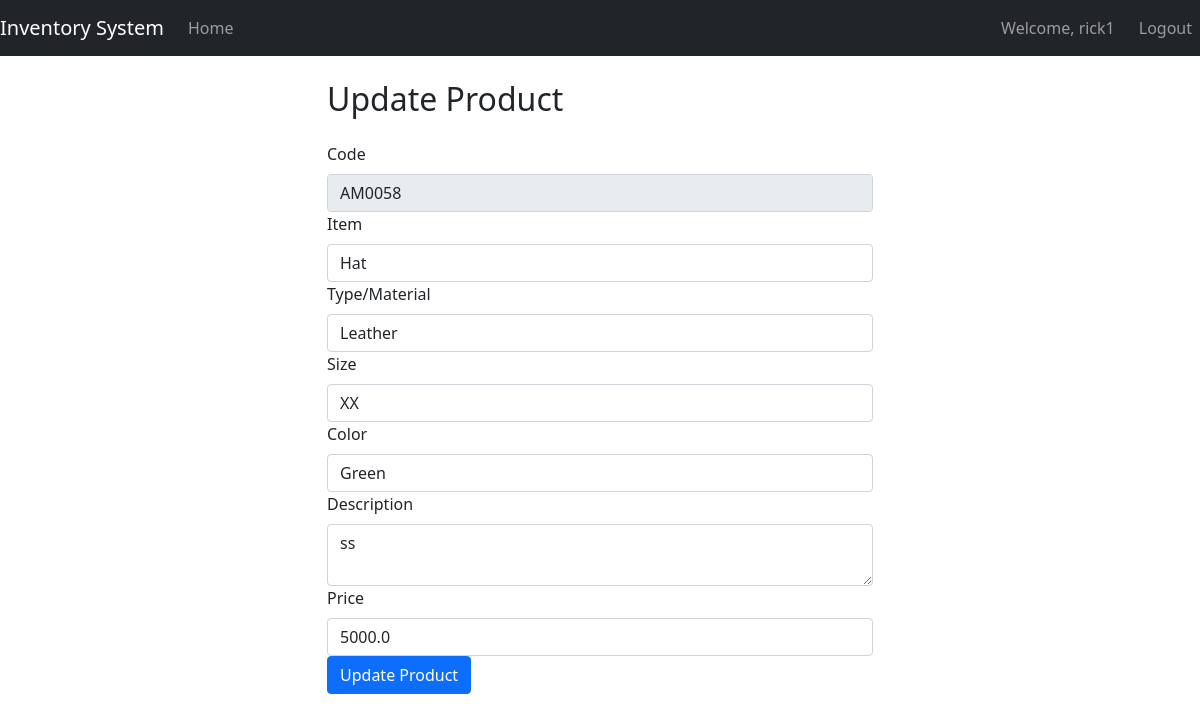
/update_product/AM0058 (signed in), run on an earlier commit of the app's database.
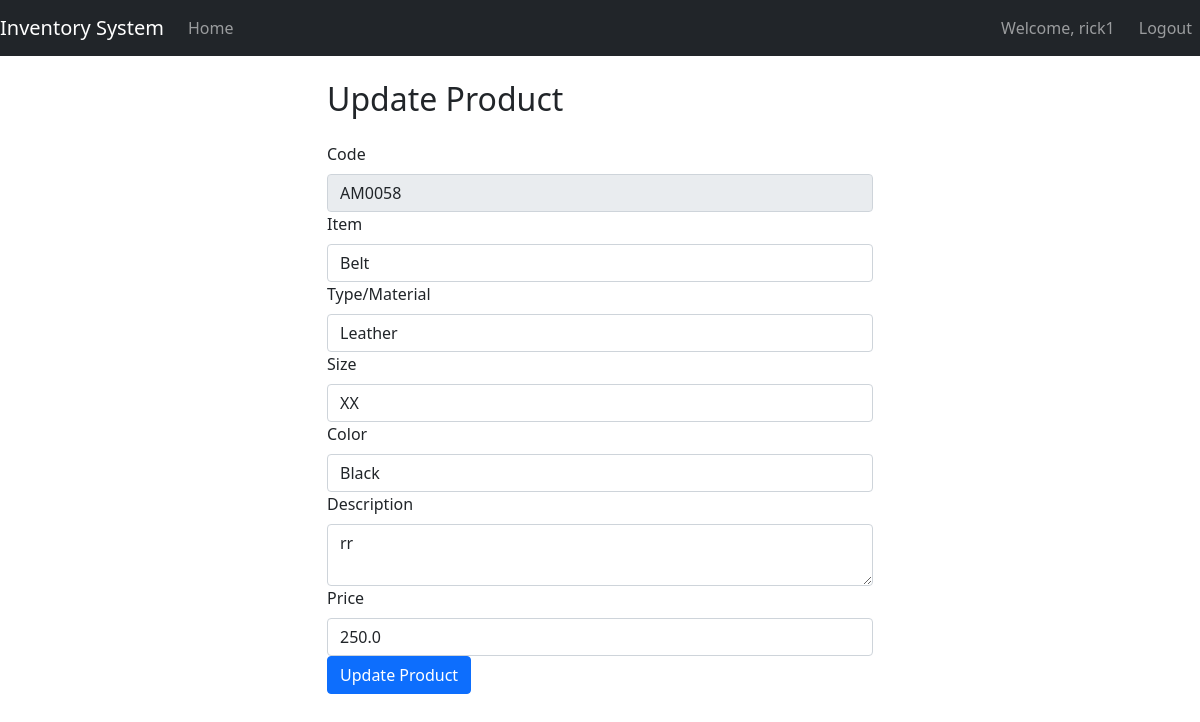
And on a later commit of the database.
### STORE/models.py (models this page shows, shortened)
class Product(db.Model):
    code = db.Column(db.String(20), primary_key=True, unique=True, nullable=False, index=True)  # Index added to code column
    item = db.Column(db.String(100), nullable=False)
    type_material = db.Column(db.String(100), nullable=False)
    size = db.Column(db.String(20), nullable=False)
    color = db.Column(db.String(50), nullable=False)
    description = db.Column(db.Text, nullable=False)
    price = db.Column(db.Float, nullable=False)
    quantity = db.Column(db.Integer, nullable=False, default=1)  # Default quantity set to 1
    sales = relationship('Sale', backref='product', lazy=True)  # Relationship with Sale model

### STORE/routes.py (the view)
@app.route('/update_product/<string:code>', methods=['GET', 'POST'])
@login_required
def update_product(code):
    product = Product.query.filter_by(code=code).first_or_404()
    form = ProductForm(obj=product)
    if form.validate_on_submit():
        form.populate_obj(product)
        db.session.commit()
        flash('Product updated successfully!', 'success')
        return redirect(url_for('index'))
    return render_template('update_product.html', form=form, product=product)

### STORE/forms.py
class ProductForm(FlaskForm):
    code = StringField('Code', validators=[DataRequired()])
    item = StringField('Item', validators=[DataRequired()])
    type_material = StringField('Type/Material', validators=[DataRequired()])
    size = StringField('Size', validators=[DataRequired()])
    color = StringField('Color', validators=[DataRequired()])
    description = TextAreaField('Description', validators=[DataRequired()])
    price = FloatField('Price', validators=[DataRequired(), NumberRange(min=0)])
    submit = SubmitField('Submit')

### STORE/__init__.py (called while the page is built)
@login_manager.user_loader
def load_user(user_id):
    return User.query.get(int(user_id))

### STORE/templates/update_product.html (shortened to what this page needs)
{% extends "base.html" %}
{% block content %}
    <div class="row justify-content-center">
        <div class="col-md-6">
            <h2 class="mb-4">Update Product</h2>
            <form method="POST" action="{{ url_for('update_product', code=product.code) }}">
                <div class="form-group">
                    {{ form.code.label(class="form-label") }}
                    {{ form.code(class="form-control", readonly=true) }}
                </div>
                <div class="form-group">
                    {{ form.item.label(class="form-label") }}
                    {{ form.item(class="form-control") }}
                </div>
                <div class="form-group">
                    {{ form.type_material.label(class="form-label") }}
                    {{ form.type_material(class="form-control") }}
                </div>
                <div class="form-group">
                    {{ form.size.label(class="form-label") }}
                    {{ form.size(class="form-control") }}
                </div>
                <div class="form-group">
                    {{ form.color.label(class="form-label") }}
                    {{ form.color(class="form-control") }}
                </div>
                <div class="form-group">
                    {{ form.description.label(class="form-label") }}
                    {{ form.description(class="form-control") }}
                </div>
                <div class="form-group">
                    {{ form.price.label(class="form-label") }}
                    {{ form.price(class="form-control") }}
                </div>
                <button type="submit" class="btn btn-primary">Update Product</button>
            </form>
        </div>
    </div>
{% endblock %}

What changed in the data, as far as the page shows it:
changed Product "AM0058": item "Hat" → "Belt"; color "Green" → "Black"; description "ss" → "rr"; price "5000.0" → "250.0"
